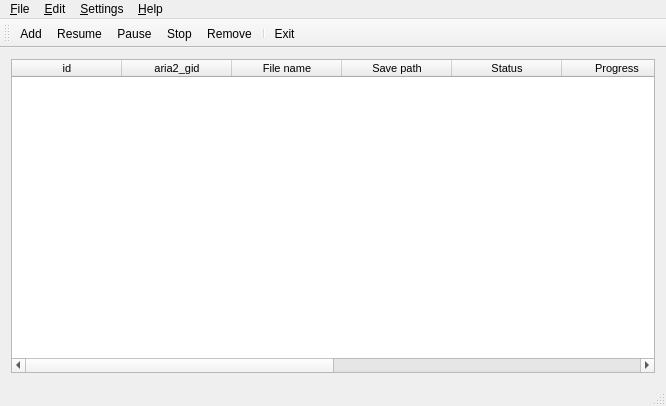
<?xml version="1.0" encoding="UTF-8"?>
<ui version="4.0">
 <author>Alireza Savand</author>
 <class>MainWindow</class>
 <widget class="QMainWindow" name="MainWindow">
  <property name="geometry">
   <rect>
    <x>0</x>
    <y>0</y>
    <width>666</width>
    <height>406</height>
   </rect>
  </property>
  <property name="windowTitle">
   <string>yoDownet</string>
  </property>
  <property name="unifiedTitleAndToolBarOnMac">
   <bool>false</bool>
  </property>
  <widget class="QWidget" name="centralWidget">
   <layout class="QGridLayout" name="gridLayout">
    <item row="0" column="0">
     <widget class="QTableWidget" name="urisTable">
      <property name="sizePolicy">
       <sizepolicy hsizetype="Expanding" vsizetype="Expanding">
        <horstretch>0</horstretch>
        <verstretch>0</verstretch>
       </sizepolicy>
      </property>
      <property name="font">
       <font>
        <pointsize>8</pointsize>
       </font>
      </property>
      <property name="layoutDirection">
       <enum>Qt::LeftToRight</enum>
      </property>
      <property name="editTriggers">
       <set>QAbstractItemView::NoEditTriggers</set>
      </property>
      <property name="dragEnabled">
       <bool>false</bool>
      </property>
      <property name="dragDropOverwriteMode">
       <bool>false</bool>
      </property>
      <property name="dragDropMode">
       <enum>QAbstractItemView::NoDragDrop</enum>
      </property>
      <property name="alternatingRowColors">
       <bool>true</bool>
      </property>
      <property name="selectionMode">
       <enum>QAbstractItemView::MultiSelection</enum>
      </property>
      <property name="selectionBehavior">
       <enum>QAbstractItemView::SelectRows</enum>
      </property>
      <property name="iconSize">
       <size>
        <width>22</width>
        <height>22</height>
       </size>
      </property>
      <property name="textElideMode">
       <enum>Qt::ElideMiddle</enum>
      </property>
      <property name="sortingEnabled">
       <bool>true</bool>
      </property>
      <property name="wordWrap">
       <bool>true</bool>
      </property>
      <attribute name="horizontalHeaderVisible">
       <bool>true</bool>
      </attribute>
      <attribute name="horizontalHeaderCascadingSectionResizes">
       <bool>false</bool>
      </attribute>
      <attribute name="horizontalHeaderDefaultSectionSize">
       <number>110</number>
      </attribute>
      <attribute name="horizontalHeaderHighlightSections">
       <bool>true</bool>
      </attribute>
      <attribute name="horizontalHeaderShowSortIndicator" stdset="0">
       <bool>true</bool>
      </attribute>
      <attribute name="horizontalHeaderStretchLastSection">
       <bool>true</bool>
      </attribute>
      <attribute name="verticalHeaderVisible">
       <bool>false</bool>
      </attribute>
      <attribute name="verticalHeaderCascadingSectionResizes">
       <bool>true</bool>
      </attribute>
      <attribute name="verticalHeaderDefaultSectionSize">
       <number>20</number>
      </attribute>
      <column>
       <property name="text">
        <string>id</string>
       </property>
      </column>
      <column>
       <property name="text">
        <string notr="true">aria2_gid</string>
       </property>
      </column>
      <column>
       <property name="text">
        <string>File name</string>
       </property>
      </column>
      <column>
       <property name="text">
        <string>Save path</string>
       </property>
      </column>
      <column>
       <property name="text">
        <string>Status</string>
       </property>
      </column>
      <column>
       <property name="text">
        <string>Progress</string>
       </property>
      </column>
      <column>
       <property name="text">
        <string>Added</string>
       </property>
      </column>
      <column>
       <property name="text">
        <string>Modified</string>
       </property>
      </column>
      <column>
       <property name="text">
        <string>Remaining time</string>
       </property>
      </column>
      <column>
       <property name="text">
        <string>DL speed</string>
       </property>
      </column>
     </widget>
    </item>
   </layout>
  </widget>
  <widget class="QMenuBar" name="menuBar">
   <property name="geometry">
    <rect>
     <x>0</x>
     <y>0</y>
     <width>666</width>
     <height>20</height>
    </rect>
   </property>
   <widget class="QMenu" name="fileMenu">
    <property name="title">
     <string>&amp;File</string>
    </property>
    <addaction name="actionAdd"/>
    <addaction name="separator"/>
    <addaction name="exitAction"/>
   </widget>
   <widget class="QMenu" name="editMenu">
    <property name="title">
     <string>&amp;Edit</string>
    </property>
    <addaction name="actionPause"/>
    <addaction name="actionResume"/>
    <addaction name="actionStop"/>
    <addaction name="actionResumeAll"/>
    <addaction name="actionRemove"/>
    <addaction name="actionStopAll"/>
   </widget>
   <widget class="QMenu" name="settingsMenu">
    <property name="title">
     <string>&amp;Settings</string>
    </property>
    <addaction name="showMenuBarAction"/>
    <addaction name="showToolBarAction"/>
    <addaction name="showStatusBarAction"/>
    <addaction name="separator"/>
    <addaction name="preferencesAction"/>
   </widget>
   <widget class="QMenu" name="helpMenu">
    <property name="title">
     <string>&amp;Help</string>
    </property>
    <addaction name="reportBugAction"/>
    <addaction name="aboutQtAction"/>
    <addaction name="aboutyoDownetAction"/>
   </widget>
   <addaction name="fileMenu"/>
   <addaction name="editMenu"/>
   <addaction name="settingsMenu"/>
   <addaction name="helpMenu"/>
  </widget>
  <widget class="QStatusBar" name="statusBar"/>
  <widget class="QToolBar" name="mainToolBar">
   <property name="iconSize">
    <size>
     <width>22</width>
     <height>22</height>
    </size>
   </property>
   <property name="toolButtonStyle">
    <enum>Qt::ToolButtonTextBesideIcon</enum>
   </property>
   <property name="floatable">
    <bool>true</bool>
   </property>
   <attribute name="toolBarArea">
    <enum>TopToolBarArea</enum>
   </attribute>
   <attribute name="toolBarBreak">
    <bool>false</bool>
   </attribute>
   <addaction name="actionAdd"/>
   <addaction name="actionResume"/>
   <addaction name="actionPause"/>
   <addaction name="actionStop"/>
   <addaction name="actionRemove"/>
   <addaction name="separator"/>
   <addaction name="exitAction"/>
  </widget>
  <action name="exitAction">
   <property name="icon">
    <iconset theme="exit">
     <normaloff/>
    </iconset>
   </property>
   <property name="text">
    <string>E&amp;xit</string>
   </property>
   <property name="shortcut">
    <string>Ctrl+Q</string>
   </property>
  </action>
  <action name="aboutQtAction">
   <property name="icon">
    <iconset theme="qtcreator">
     <normaloff/>
    </iconset>
   </property>
   <property name="text">
    <string>About &amp;Qt</string>
   </property>
   <property name="menuRole">
    <enum>QAction::AboutQtRole</enum>
   </property>
   <property name="softKeyRole">
    <enum>QAction::NoSoftKey</enum>
   </property>
  </action>
  <action name="aboutyoDownetAction">
   <property name="text">
    <string>About yo&amp;Downet</string>
   </property>
  </action>
  <action name="reportBugAction">
   <property name="icon">
    <iconset theme="tools-report-bug">
     <normaloff/>
    </iconset>
   </property>
   <property name="text">
    <string>Report Bug...</string>
   </property>
  </action>
  <action name="preferencesAction">
   <property name="icon">
    <iconset theme="configure">
     <normaloff/>
    </iconset>
   </property>
   <property name="text">
    <string>&amp;Preferences</string>
   </property>
   <property name="shortcut">
    <string>Ctrl+P</string>
   </property>
  </action>
  <action name="showMenuBarAction">
   <property name="checkable">
    <bool>true</bool>
   </property>
   <property name="checked">
    <bool>true</bool>
   </property>
   <property name="text">
    <string>Show &amp;Menubar</string>
   </property>
   <property name="shortcut">
    <string>Ctrl+M</string>
   </property>
  </action>
  <action name="showToolBarAction">
   <property name="checkable">
    <bool>true</bool>
   </property>
   <property name="checked">
    <bool>true</bool>
   </property>
   <property name="text">
    <string>Show &amp;Toolbar</string>
   </property>
   <property name="shortcut">
    <string>Ctrl+T</string>
   </property>
  </action>
  <action name="showStatusBarAction">
   <property name="checkable">
    <bool>true</bool>
   </property>
   <property name="checked">
    <bool>true</bool>
   </property>
   <property name="text">
    <string>Show StatusBar</string>
   </property>
   <property name="shortcut">
    <string>Ctrl+S</string>
   </property>
  </action>
  <action name="actionAdd">
   <property name="icon">
    <iconset theme="add">
     <normaloff/>
    </iconset>
   </property>
   <property name="text">
    <string>&amp;Add</string>
   </property>
   <property name="toolTip">
    <string>Add</string>
   </property>
   <property name="shortcut">
    <string>Ctrl+A</string>
   </property>
  </action>
  <action name="actionPause">
   <property name="enabled">
    <bool>true</bool>
   </property>
   <property name="icon">
    <iconset theme="player_pause">
     <normaloff/>
    </iconset>
   </property>
   <property name="text">
    <string>&amp;Pause</string>
   </property>
   <property name="shortcut">
    <string>Ctrl+P</string>
   </property>
  </action>
  <action name="actionRemove">
   <property name="enabled">
    <bool>true</bool>
   </property>
   <property name="icon">
    <iconset theme="remove">
     <normaloff/>
    </iconset>
   </property>
   <property name="text">
    <string>&amp;Remove</string>
   </property>
  </action>
  <action name="actionResume">
   <property name="icon">
    <iconset theme="player_play">
     <normaloff/>
    </iconset>
   </property>
   <property name="text">
    <string>&amp;Resume</string>
   </property>
  </action>
  <action name="actionResumeAll">
   <property name="text">
    <string>Resume All</string>
   </property>
  </action>
  <action name="actionStopAll">
   <property name="text">
    <string>Stop All</string>
   </property>
  </action>
  <action name="actionStop">
   <property name="icon">
    <iconset theme="player_stop">
     <normaloff/>
    </iconset>
   </property>
   <property name="text">
    <string>Stop</string>
   </property>
  </action>
 </widget>
 <layoutdefault spacing="6" margin="11"/>
 <resources/>
 <connections>
  <connection>
   <sender>exitAction</sender>
   <signal>triggered()</signal>
   <receiver>MainWindow</receiver>
   <slot>close()</slot>
   <hints>
    <hint type="sourcelabel">
     <x>-1</x>
     <y>-1</y>
    </hint>
    <hint type="destinationlabel">
     <x>345</x>
     <y>202</y>
    </hint>
   </hints>
  </connection>
  <connection>
   <sender>showMenuBarAction</sender>
   <signal>toggled(bool)</signal>
   <receiver>menuBar</receiver>
   <slot>setVisible(bool)</slot>
   <hints>
    <hint type="sourcelabel">
     <x>-1</x>
     <y>-1</y>
    </hint>
    <hint type="destinationlabel">
     <x>332</x>
     <y>9</y>
    </hint>
   </hints>
  </connection>
  <connection>
   <sender>showStatusBarAction</sender>
   <signal>toggled(bool)</signal>
   <receiver>statusBar</receiver>
   <slot>setVisible(bool)</slot>
   <hints>
    <hint type="sourcelabel">
     <x>-1</x>
     <y>-1</y>
    </hint>
    <hint type="destinationlabel">
     <x>332</x>
     <y>396</y>
    </hint>
   </hints>
  </connection>
  <connection>
   <sender>showToolBarAction</sender>
   <signal>toggled(bool)</signal>
   <receiver>mainToolBar</receiver>
   <slot>setVisible(bool)</slot>
   <hints>
    <hint type="sourcelabel">
     <x>-1</x>
     <y>-1</y>
    </hint>
    <hint type="destinationlabel">
     <x>332</x>
     <y>34</y>
    </hint>
   </hints>
  </connection>
 </connections>
</ui>
